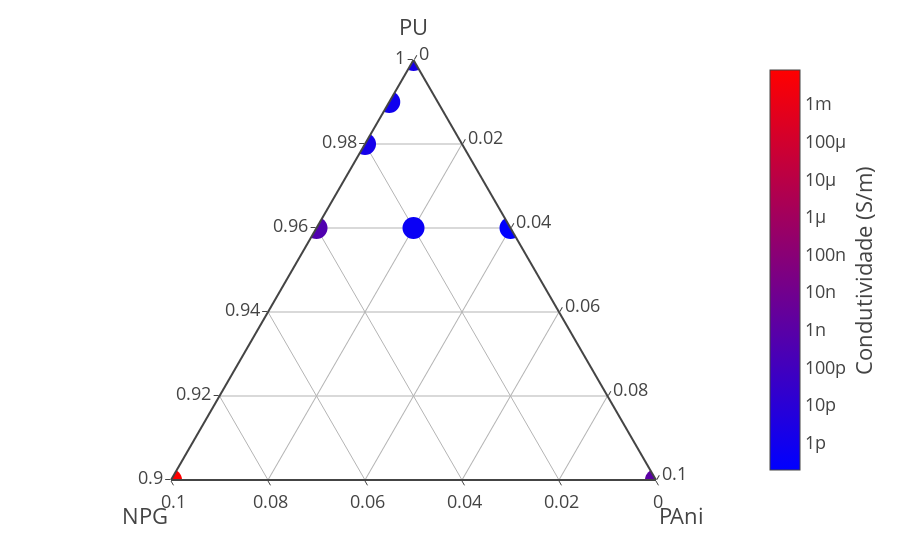

The code cell stored with this chart in its notebook:
### Code cell
fig.update_layout({
        'ternary':
            {
            'sum':1,
            'aaxis':{'min': .9, 
                     'linewidth':2, 'ticks':'outside',
                     'title_text':'PU',
                     #'tickmode':'array','tickvals':[.98,.96,.94,.92]
                    },
            'baxis':{'min': .0, 
                     'linewidth':2, 'ticks':'outside',
                     'title_text':'NPG',
                     #'tickmode':'array','tickvals':[0,.02,.04,.06,.08]
                    },
            'caxis':{'min': .0, 
                     'linewidth':2, 'ticks':'outside',
                     'title_text':'PAni',
                     #'tickmode':'array','tickvals':[0,.02,.04,.06,.08]
                    }
            },})

### Figure 1 — Plotly figure (JSON) as saved in the notebook; plotly's stock layout.template omitted (floating-point values rounded to 4 significant figures)
{"data": [{"a": [1, 0.99, 0.98, 0.96, 0.9, 0.96, 0.9, 0, 0.96], "b": [0, 0.01, 0.02, 0.04, 0.1, 0, 0, 0, 0.02], "c": [0, 0, 0, 0, 0, 0.04, 0.1, 1, 0.02], "customdata": [[1, 0, 0, 1.708e-12, 1.228e-13], [0.99, 0.01, 0, 8.773e-13, 1.462e-13], [0.98, 0.02, 0, 1.454e-12, 2.108e-12], [0.96, 0.04, 0, 3.937e-10, 2.076e-12], [0.9, 0.1, 0, 0.008, 0.000287], [0.96, 0, 0.04, 1.883e-13, null], [0.9, 0, 0.1, 1.14e-09, null], [0, 0, 1, 6.803e-06, null], [0.96, 0.02, 0.02, 5.096e-13, null]], "hovertemplate": "<b>%{hovertext}</b><br><br>PU=%{customdata[0]:.0%}<br>EG=%{customdata[1]:.0%}<br>PAni=%{customdata[2]:.0%}<br>Condutividade=%{customdata[3]:.2e}<br>Cond. Desv. Pad.=%{customdata[4]:.1e}<br>Condutividade_log=%{marker.color}<extra></extra>", "hovertext": ["PU Puro", "PU + 1% NPG", "PU + 2% NPG", "PU + 4% NPG", "PU + 10% NPG", "PU + 4% PAni", "PU + 10% PAni", "PAni", "PU + 2% EG + 2% PAni"], "legendgroup": "", "marker": {"color": [-11.77, -12.06, -11.84, -9.405, -2.097, -12.73, -8.943, -5.167, -12.29], "coloraxis": "coloraxis", "size": 22, "symbol": "circle"}, "mode": "markers", "name": "", "showlegend": false, "subplot": "ternary", "type": "scatterternary"}], "layout": {"coloraxis": {"colorbar": {"ticktext": ["1m", "100µ", "10µ", "1µ", "100n", "10n", "1n", "100p", "10p", "1p", "100f", "10f", "1f"], "tickvals": [-3, -4, -5, -6, -7, -8, -9, -10, -11, -12, -13, -14, -15], "title": {"side": "right", "text": "Condutividade (S/m)"}}, "colorscale": [[0, "rgb(0,0,255)"], [1, "rgb(255,0,0)"]]}, "legend": {"tracegroupgap": 0}, "margin": {"t": 60}, "ternary": {"aaxis": {"linewidth": 2, "min": 0.9, "ticks": "outside", "title": {"text": "PU"}}, "baxis": {"linewidth": 2, "min": 0, "ticks": "outside", "title": {"text": "NPG"}}, "caxis": {"linewidth": 2, "min": 0, "ticks": "outside", "title": {"text": "PAni"}}, "domain": {"x": [0, 1], "y": [0, 1]}, "sum": 1}}}
